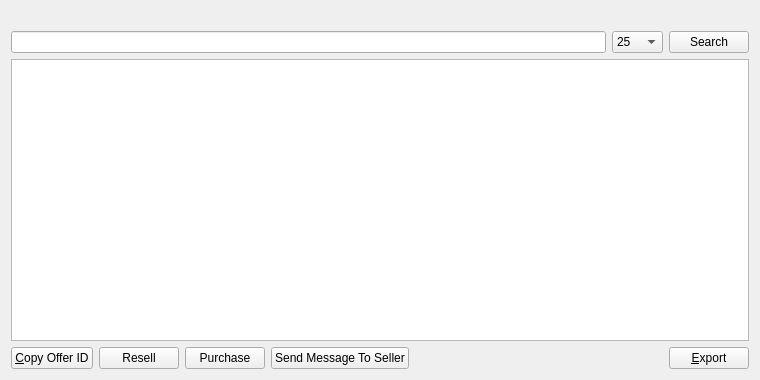
<?xml version="1.0" encoding="UTF-8"?>
<ui version="4.0">
 <class>OfferListPage</class>
 <widget class="QWidget" name="OfferListPage">
  <property name="geometry">
   <rect>
    <x>0</x>
    <y>0</y>
    <width>760</width>
    <height>380</height>
   </rect>
  </property>
  <property name="windowTitle">
   <string>Search Offers</string>
  </property>
  <layout class="QVBoxLayout" name="verticalLayout">
   <item>
    <widget class="QLabel" name="labelExplanation">
     <property name="textFormat">
      <enum>Qt::PlainText</enum>
     </property>
     <property name="wordWrap">
      <bool>true</bool>
     </property>
    </widget>
   </item>
   <item>
    <layout class="QHBoxLayout" name="horizontalLayout_2">
     <item>
      <widget class="QLineEdit" name="lineEditOfferSearch"/>
     </item>
     <item>
      <widget class="QComboBox" name="comboBox">
       <item>
        <property name="text">
         <string>25</string>
        </property>
       </item>
       <item>
        <property name="text">
         <string>50</string>
        </property>
       </item>
       <item>
        <property name="text">
         <string>100</string>
        </property>
       </item>
      </widget>
     </item>
     <item>
      <widget class="QPushButton" name="searchOffer">
       <property name="maximumSize">
        <size>
         <width>16777215</width>
         <height>48</height>
        </size>
       </property>
       <property name="text">
        <string>Search</string>
       </property>
      </widget>
     </item>
    </layout>
   </item>
   <item>
    <widget class="QTableView" name="tableView">
     <property name="contextMenuPolicy">
      <enum>Qt::CustomContextMenu</enum>
     </property>
     <property name="toolTip">
      <string/>
     </property>
     <property name="tabKeyNavigation">
      <bool>false</bool>
     </property>
     <property name="alternatingRowColors">
      <bool>true</bool>
     </property>
     <property name="selectionMode">
      <enum>QAbstractItemView::SingleSelection</enum>
     </property>
     <property name="selectionBehavior">
      <enum>QAbstractItemView::SelectRows</enum>
     </property>
     <property name="sortingEnabled">
      <bool>true</bool>
     </property>
     <attribute name="verticalHeaderVisible">
      <bool>false</bool>
     </attribute>
    </widget>
   </item>
   <item>
    <layout class="QHBoxLayout" name="horizontalLayout">
     <item>
      <widget class="QPushButton" name="copyOffer">
       <property name="toolTip">
        <string>Copy the currently selected alias to the system clipboard</string>
       </property>
       <property name="text">
        <string>&amp;Copy Offer ID</string>
       </property>
      </widget>
     </item>
     <item>
      <widget class="QPushButton" name="resellButton">
       <property name="text">
        <string>Resell</string>
       </property>
      </widget>
     </item>
     <item>
      <widget class="QPushButton" name="purchaseButton">
       <property name="text">
        <string>Purchase</string>
       </property>
      </widget>
     </item>
     <item>
      <widget class="QPushButton" name="messageButton">
       <property name="text">
        <string>Send Message To Seller</string>
       </property>
      </widget>
     </item>
     <item>
      <spacer name="horizontalSpacer">
       <property name="orientation">
        <enum>Qt::Horizontal</enum>
       </property>
       <property name="sizeHint" stdset="0">
        <size>
         <width>40</width>
         <height>20</height>
        </size>
       </property>
      </spacer>
     </item>
     <item>
      <widget class="QPushButton" name="exportButton">
       <property name="toolTip">
        <string>Export the data in the current tab to a file</string>
       </property>
       <property name="text">
        <string>&amp;Export</string>
       </property>
      </widget>
     </item>
    </layout>
   </item>
  </layout>
 </widget>
 <resources>
  <include location="../syscoin.qrc"/>
 </resources>
 <connections/>
</ui>
